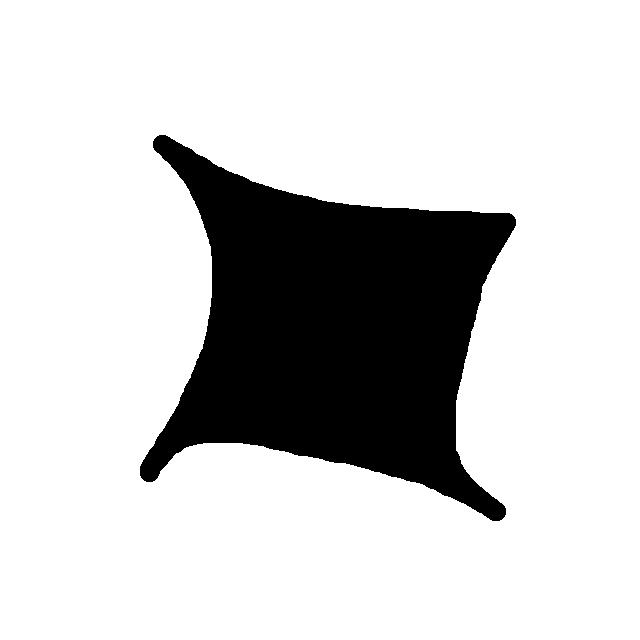
#> input picture Mikkel/week3/week_3_data/test_A_ground_truth.png, 640 x 640 px
$ jupyter execute 'Week 3 Exercises.ipynb'   (older library calls are emulated)
#> lines starting #> are read from the running program, lines starting #| are printed output that depends on the picture; after the words box and inside, x2 and y2 are one past the last pixel; in counts of white or black regions, pixels touching at a corner belong together
### Andreas/Week 3/feature_based_segmentation.py
#!/usr/bin/env python3
# -*- coding: utf-8 -*-
"""
Created on Tue Feb 18 20:11:26 2020

@author: vand
"""

import skimage.io
import numpy as np
import matplotlib.pyplot as plt
import sklearn.cluster
import scipy.ndimage


def im2col(A, BSZ, stepsize=1):
    # Parameters
    m,n = A.shape
    s0, s1 = A.strides
    nrows = m-BSZ[0]+1
    ncols = n-BSZ[1]+1
    shp = BSZ[0],BSZ[1],nrows,ncols
    strd = s0,s1,s0,s1

    out_view = np.lib.stride_tricks.as_strided(A, shape=shp, strides=strd)
    return out_view.reshape(BSZ[0]*BSZ[1],-1)[:,::stepsize]


# [9 lines left out: function ndim2col, not called in this run]


def get_gauss_feat_im(im, s):

    x = np.arange(-np.ceil(4*s),np.ceil(4*s)+1)
    g = np.exp(-x**2/(2*s**2))
    g = g/np.sum(g)
    dg = -x/(s**2)*g
    ddg = -1/(s**2)*g - x/(s**2)*dg
    dddg = -2/(s**2)*dg - x/(s**2)*ddg
    ddddg = -2/(s**2)*ddg - 1/(s**2)*ddg - x/(s**2)*dddg


    r,c = im.shape
    imfeat = np.zeros((r,c,15))
    imfeat[:,:,0] = scipy.ndimage.convolve1d(scipy.ndimage.convolve1d(im,g,axis=1), g, axis=0)
    imfeat[:,:,1] = scipy.ndimage.convolve1d(scipy.ndimage.convolve1d(im,dg,axis=1), g, axis=0)
    imfeat[:,:,2] = scipy.ndimage.convolve1d(scipy.ndimage.convolve1d(im,g,axis=1), dg, axis=0)
    imfeat[:,:,3] = scipy.ndimage.convolve1d(scipy.ndimage.convolve1d(im,ddg,axis=1), g, axis=0)
    imfeat[:,:,4] = scipy.ndimage.convolve1d(scipy.ndimage.convolve1d(im,g,axis=1), ddg, axis=0)
    imfeat[:,:,5] = scipy.ndimage.convolve1d(scipy.ndimage.convolve1d(im,dg,axis=1), dg, axis=0)
    imfeat[:,:,6] = scipy.ndimage.convolve1d(scipy.ndimage.convolve1d(im,dddg,axis=1), g, axis=0)
    imfeat[:,:,7] = scipy.ndimage.convolve1d(scipy.ndimage.convolve1d(im,g,axis=1), dddg, axis=0)
    imfeat[:,:,8] = scipy.ndimage.convolve1d(scipy.ndimage.convolve1d(im,ddg,axis=1), dg, axis=0)
    imfeat[:,:,9] = scipy.ndimage.convolve1d(scipy.ndimage.convolve1d(im,dg,axis=1), ddg, axis=0)
    imfeat[:,:,10] = scipy.ndimage.convolve1d(scipy.ndimage.convolve1d(im,g,axis=1), ddddg, axis=0)
    imfeat[:,:,11] = scipy.ndimage.convolve1d(scipy.ndimage.convolve1d(im,dg,axis=1), dddg, axis=0)
    imfeat[:,:,12] = scipy.ndimage.convolve1d(scipy.ndimage.convolve1d(im,ddg,axis=1), ddg, axis=0)
    imfeat[:,:,13] = scipy.ndimage.convolve1d(scipy.ndimage.convolve1d(im,dddg,axis=1), dg, axis=0)
    imfeat[:,:,14] = scipy.ndimage.convolve1d(scipy.ndimage.convolve1d(im,ddddg,axis=1), g, axis=0)

    return imfeat
#%%

# [14 lines that do not run on import are left out]


### Mikkel/week3/Week 3 Exercises.ipynb
[cell 1]
import math
import cv2
import math
from matplotlib import pyplot as plt
import numpy as np
from scipy import ndimage
im_train_label = cv2.imread("week_3_data/test_A_ground_truth.png", cv2.IMREAD_GRAYSCALE)
#> im_train_label: shape (640, 640); 80.9% white; 1 black region, box (x1, y1, x2, y2) and area: (140, 135, 516, 521) 78092
im_train_label = im_train_label.astype(float)
plt.imshow(im_train_label, cmap="gray")
plt.show()
im_train_input = cv2.imread("week_3_data/test_A_image.png", cv2.IMREAD_GRAYSCALE)
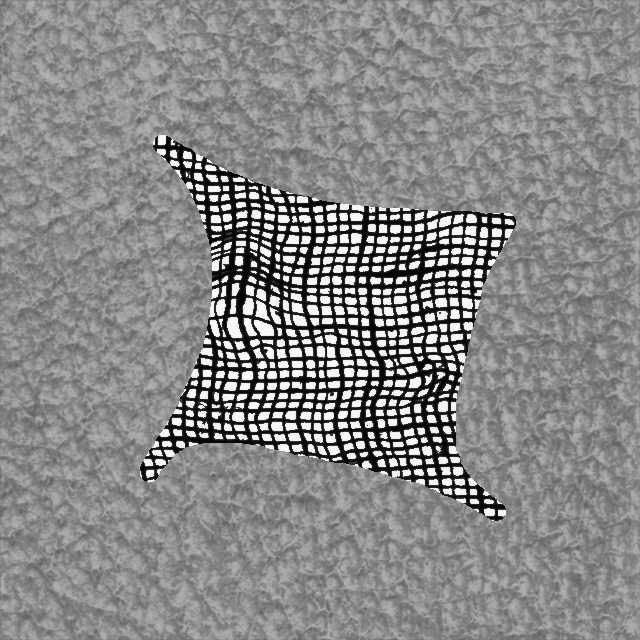
#> input picture Mikkel/week3/week_3_data/test_A_image.png, 640 x 640 px
#> im_train_input is the input picture: shape (640, 640); min 0, max 255, mean 135.3
im_train_input = im_train_input.astype(float)
plt.imshow(im_train_input, cmap="gray")
plt.show()

[cell 2]
from feature_based_segmentation import im2col, get_gauss_feat_im
import itertools

im_train_input_feat = get_gauss_feat_im(im_train_input, 2.5)
print(im_train_label.shape)
#| (640, 640)
print(im_train_input_feat.shape)
#| (640, 640, 15)
im_train_label = im_train_label.reshape((im_train_label.shape[0]*im_train_label.shape[1],))
im_train_input_feat = im_train_input_feat.reshape((im_train_input_feat.shape[0]*im_train_input_feat.shape[1],15))
print(im_train_label.shape)
#| (409600,)
print(im_train_input_feat.shape)
#| (409600, 15)

[cell 3]
from sklearn.neighbors import KNeighborsClassifier
from sklearn.utils import resample
from sklearn.cluster import KMeans
im_train_input_feat, im_train_label = resample(im_train_input_feat, im_train_label, n_samples=10000, random_state=1)
#> im_train_label = 10000 values, max 255 at index 0, min 0 at index 7, mean 205.9
print(im_train_label.shape)
#| (10000,)
print(im_train_input_feat.shape)
#| (10000, 15)
#neigh = KNeighborsClassifier(n_neighbors=10)
#neigh.fit(im_train_input_feat, im_train_label)
clusters=500
means = KMeans(n_clusters=clusters)
means.fit(im_train_input_feat)

[cell 4]
predictions = means.predict(im_train_input_feat)
#> predictions = 10000 values, max 499 at index 9, min 0 at index 94, mean 229.9
cluster_list = np.zeros([1000,2])
for i, ele in enumerate(predictions):
    label = im_train_label[i]
    if label == 255:
        label = 1
    cluster_list[int(ele)][int(label)] += 1
#> this loop made 10000 passes
#> ele on passes 1 to 12: 195, 189, 277, 249, 404, 495, 285, 134, 28, 499, 131, 3
#> after the loop, cluster_list = 1000 pairs, first value 0 to 13, second value 0 to 153
a_sum = 0
for i,row in enumerate(cluster_list):
    class_0 = row[0]
    class_1 = row[1]
    combined = class_0 + class_1
    if combined != 0:
        cluster_list[i][0] /= combined
        cluster_list[i][1] /= combined
    a_sum += class_0 + class_1
#> this loop made 1000 passes
#> (class_0, class_1, combined, a_sum) on passes 1 to 3: (0, 111, 111, 111), (6, 0, 6, 117), (0, 41, 41, 158)
#> after the loop, a_sum = 10000; cluster_list = 1000 pairs, first value 0 to 1, second value 0 to 1
print(a_sum)
#| 10000.0
print(cluster_list)
#> (printed output is left out)

[cell 5]
im_test = cv2.imread("week_3_data/train_A_image.png", cv2.IMREAD_GRAYSCALE)
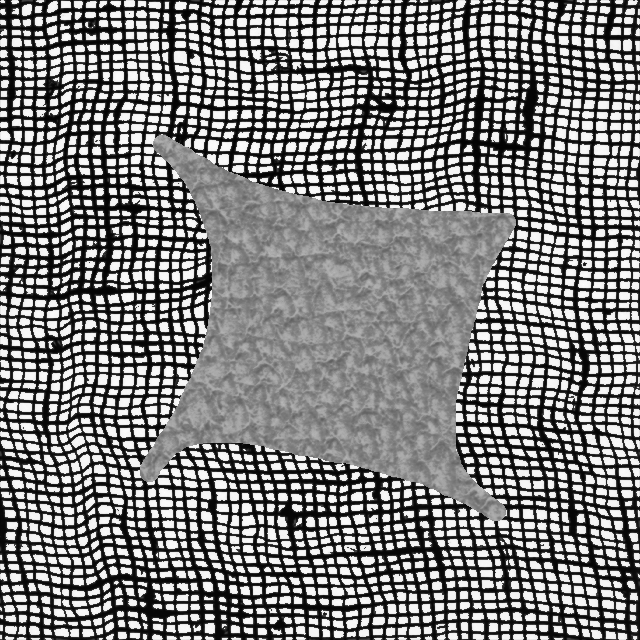
#> input picture Mikkel/week3/week_3_data/train_A_image.png, 640 x 640 px
#> im_test is the input picture: shape (640, 640); min 0, max 255, mean 124.4
im_test = im_test.astype(float)
plt.imshow(im_test, cmap="gray")
plt.show()
im_test_features = get_gauss_feat_im(im_test, 2.5)
predictions = means.predict(im_test_features.reshape((im_test_features.shape[0]*im_test_features.shape[1],15)))

[cell 6]
labels=[]
for cluster_pred in predictions:
    if cluster_list[cluster_pred][0] >= cluster_list[cluster_pred][1]:
        labels.append(1)
    else:
        labels.append(0)
#> this loop made 409600 passes
#> cluster_pred on passes 1 to 3: 373, 449, 347
#> after the loop, labels = 409600 items
labels = np.array(labels)
print(labels)
#> (printed output is left out)
plt.imshow(labels.reshape((640,640,)), cmap="gray")
plt.show()
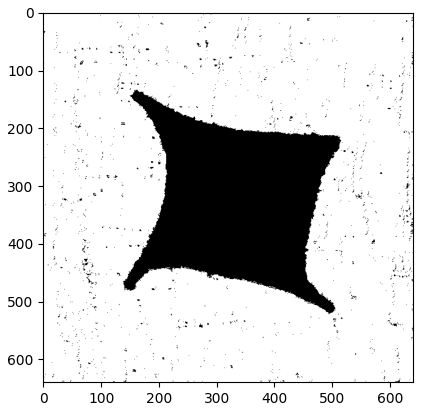
#> figure drawn by matplotlib, 1 panel

[cell 7]
def g_kernel(t=1, s=5):
    filt = np.arange(np.ceil(-s*np.sqrt(t)),np.ceil(s*np.sqrt(t))+1)
    g = np.exp(-( (filt)**2 / ( 2.0 * t ) ) )/np.sqrt(t*2*np.pi)
    dg_2 = np.exp(-( (filt)**2 / ( 2.0 * t ) ) )/(np.sqrt(t*2*np.pi)*t)*(filt**2/t**2-1/t)
    return g, dg_2
g, dg_2 = g_kernel()
im_test_features = get_gauss_feat_im(im_test, 2.5)
predictions = means.predict(im_test_features.reshape((im_test_features.shape[0]*im_test_features.shape[1],15)))
labels=[]
for cluster_pred in predictions:
    if cluster_list[cluster_pred][0] >= cluster_list[cluster_pred][1]:
        labels.append(255)
    else:
        labels.append(0)
labels = np.array(labels)
#im_test_smooth = ndimage.filters.convolve1d(labels.reshape((640,640,)), dg_2, axis=0)
#im_test_smooth = ndimage.filters.convolve1d(im_test_smooth, dg_2.transpose(), axis=1)
im_test_smooth = ndimage.gaussian_filter(labels.reshape(640,640,), 4, order=0)
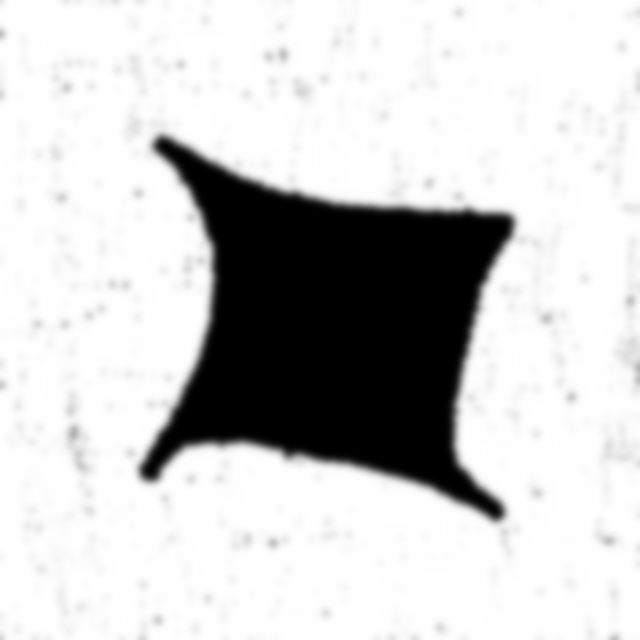
#> im_test_smooth: shape (640, 640) int64; min 0, max 255, mean 203.9
plt.imshow(im_test_smooth, cmap="gray")
plt.show()

[cell 8]
plt.imshow(im_test_smooth, cmap="gray")
plt.show()

[cell 9]
im_train_label = cv2.imread("week_3_data/test_A_ground_truth.png", cv2.IMREAD_GRAYSCALE)
im_train_label = im_train_label.astype(float)
plt.imshow(im_train_label, cmap="gray")
plt.show()
im_train_input = cv2.imread("week_3_data/test_A_image.png", cv2.IMREAD_GRAYSCALE)
im_train_input = im_train_input.astype(float)
plt.imshow(im_train_input, cmap="gray")
plt.show()
print(im_train_label.shape)
#| (640, 640)
print(im_train_input_feat.shape)
#| (10000, 15)

[cell 10]
from sklearn.feature_extraction import image
print(im_train_input.shape)
#| (640, 640)
patches = image.extract_patches_2d(im_train_input, (9, 9))
print(patches.shape)
#| (399424, 9, 9)
reshape_patches = []
for i, patch in enumerate(patches):
    reshape_patches.append((patch.reshape(9*9,1)))
#> after the loop, reshape_patches = 399424 items
im_train_input_feat = np.array(reshape_patches)
print(im_train_input_feat.shape)
#| (399424, 81, 1)

[cell 11]
from feature_based_segmentation import im2col, get_gauss_feat_im, ndim2col
im_as_col_feat = im2col(im_train_input, (9,9))
#> in im2col, `s0, s1 = A.strides`: s0 = 5120; s1 = 8
#> in im2col, `strd = s0,s1,s0,s1`: strd = (5120, 8, 5120, 8)
im_as_col_label = im2col(im_train_label, (9,9))
im_as_col_feat = im_as_col_feat.transpose()
im_as_col_label = im_as_col_label.transpose()
print(im_as_col_feat.shape)
#| (399424, 81)
print(im_as_col_label.shape)
#| (399424, 81)

[cell 12]
im_train_input_feat, im_train_label = resample(im_as_col_feat, im_as_col_label, n_samples=10000, random_state=1)
print(im_train_label.shape)
#| (10000, 81)
print(im_train_input_feat.shape)
#| (10000, 81)
#neigh = KNeighborsClassifier(n_neighbors=10)
#neigh.fit(im_train_input_feat, im_train_label)

[cell 13]
clusters=1000
means = KMeans(n_clusters=clusters)
means.fit(im_train_input_feat)

[cell 14]
print(len(im_train_label[0])/2)
#| 40.5

[cell 15]
predictions = means.predict(im_train_input_feat)
#> predictions = 10000 values, max 999 at index 7332, min 0 at index 4046, mean 389.2

cluster_list = np.zeros([clusters,2])
for i, ele in enumerate(predictions):
    label = im_train_label[i][40]
    if label == 255:
        label = 1
    cluster_list[int(ele)][int(label)] += 1
#> this loop made 10000 passes
#> ele on passes 1 to 12: 231, 609, 622, 622, 624, 122, 120, 153, 252, 490, 215, 194
a_sum = 0
for i,row in enumerate(cluster_list):
    class_0 = row[0]
    class_1 = row[1]
    combined = class_0 + class_1
    if combined != 0:
        cluster_list[i][0] /= combined
        cluster_list[i][1] /= combined
    a_sum += class_0 + class_1
#> this loop made 1000 passes
#> row on passes 1 to 3: [1, 0], [0, 159], [2, 0]
print(a_sum)
#| 10000.0
print(cluster_list)
#> (printed output is left out)

[cell 16]
im_test = cv2.imread("week_3_data/train_A_image.png", cv2.IMREAD_GRAYSCALE)
im_test = im_test.astype(float)
plt.imshow(im_test, cmap="gray")
plt.show()
im_test_features = im2col(im_test, (9,9))
im_test_features = im_test_features.transpose()
predictions = means.predict(im_test_features)

[cell 17]
labels=[]
for cluster_pred in predictions:
    if cluster_list[cluster_pred][0] >= cluster_list[cluster_pred][1]:
        labels.append(1)
    else:
        labels.append(0)
#> this loop made 399424 passes
#> cluster_pred on passes 1 to 3: 549, 835, 92
labels = np.array(labels)
print(labels)
#> (printed output is left out)
plt.imshow(labels.reshape(632,632), cmap="gray")
plt.show()
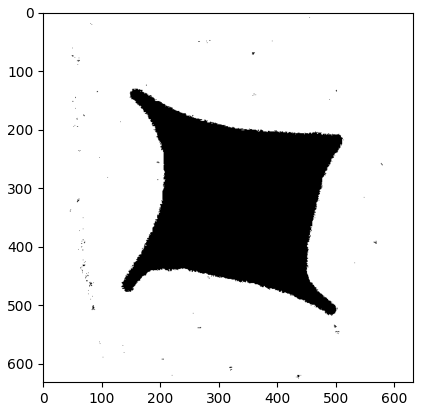
#> figure drawn by matplotlib, 1 panel
